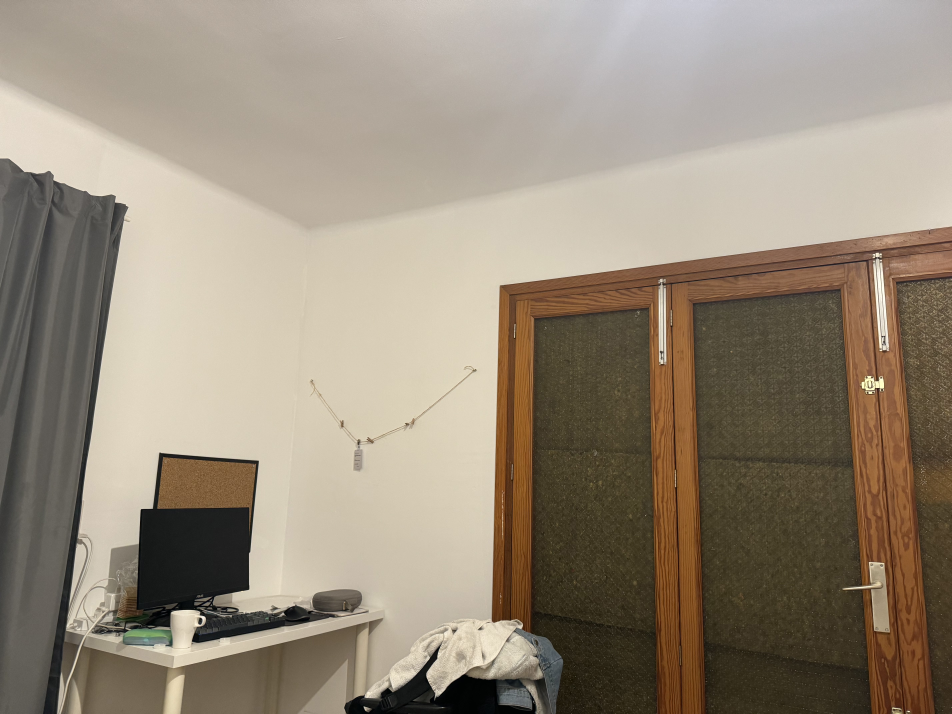
#> input picture data/room/left.jpg, 5712 x 4284 px (shown at 1/6 size); its folder holds 3 pictures in this run
$ python main.py
#> lines starting #> are read from the running program, lines starting #| are printed output that depends on the picture
### utils.py
from imutils import paths
import cv2
import numpy as np

def fetchImages(directory, downsize):
    """Fetch images from directory, resizing if specified. @param directory is the path containing images,
    @param downsize is True to reduce image size to a quarter, otherwise False."""
#> called with directory = 'data/room/', downsize = 0
    paths_list = sorted(list(paths.list_images(directory)))
    images_collected = []
    for path in paths_list:
        img = cv2.imread(path)
#> img is the input picture: shape (4284, 5712, 3); mean B, G, R 122.3, 139, 151.1
#> `images_list = img_utils.fetchImages(source_path, lower_resolution)`: images_list = 3 items
        if downsize:
            img = cv2.resize(img, (img.shape[1] // 4, img.shape[0] // 4))
        images_collected.append(img)
    return images_collected

### stitch.py
import cv2
import numpy as np
import features

# [63 lines left out: functions createBlendingMask, blendPanoramas, not called in this run]

def mergeImages(src_image, dst_image, display_steps=False):
    homography_matrix, _ = features.compute_homography(src_image, dst_image)

    src_height, src_width = src_image.shape[:2]
    dst_height, dst_width = dst_image.shape[:2]

    corners_src = np.float32([[0, 0], [0, src_height], [src_width, src_height], [src_width, 0]]).reshape(-1, 1, 2)
    corners_dst = np.float32([[0, 0], [0, dst_height], [dst_width, dst_height], [dst_width, 0]]).reshape(-1, 1, 2)

    try:
        corners_src_transformed = cv2.perspectiveTransform(corners_src, homography_matrix)
        all_corners = np.concatenate((corners_src_transformed, corners_dst), axis=0)

        [x_min, y_min] = np.int64(all_corners.min(axis=0).ravel() - 0.5)
        [_, y_max] = np.int64(all_corners.max(axis=0).ravel() + 0.5)
        translation = [-x_min, -y_min]

        if corners_src_transformed[0][0][0] < 0:
            merge_direction = "left"
            pano_width = dst_width + translation[0]
        else:
            merge_direction = "right"
            pano_width = int(corners_src_transformed[3][0][0])
        pano_height = y_max - y_min

        translation_matrix = np.array([[1, 0, translation[0]], [0, 1, translation[1]], [0, 0, 1]])
        warped_src_image = cv2.warpPerspective(src_image, translation_matrix.dot(homography_matrix), (pano_width, pano_height))

        resized_dst_image = np.zeros((pano_height, pano_width, 3))
        if merge_direction == "left":
            resized_dst_image[translation[1] : src_height + translation[1], translation[0] : dst_width + translation[0]] = dst_image
        else:
            resized_dst_image[translation[1] : src_height + translation[1], :dst_width] = dst_image

        blended_panorama, _, _, _ = blendPanoramas(resized_dst_image, warped_src_image, dst_width, merge_direction, display_steps=display_steps)
        cropped_panorama = trimPanorama(blended_panorama, dst_height, all_corners)
        return cropped_panorama, _, _, _
    except Exception:
        raise Exception("Error processing images. Please try another set of images.")

def stitchMultipleImages(images_list):
    mid_index = int(len(images_list) / 2 + 0.5)
#> mid_index = 2
    left_group = images_list[:mid_index]
#> left_group = 2 items
    right_group = images_list[mid_index - 1:]
#> right_group = 2 items
    right_group.reverse()

    while len(left_group) > 1:
        base_image = left_group.pop()
        merge_image = left_group.pop()
        left_merged, _, _, _ = mergeImages(merge_image, base_image)
        left_group.append(left_merged.astype("uint8"))
#> this loop made 1 pass
#> (src_height in mergeImages, src_width in mergeImages, dst_height in mergeImages) on pass 1: (4284, 5712, 4284)
#> pass 1, in detect_and_describe, `gray_img = cv2.cvtColor(image, cv2.COLOR_BGR2GRAY)`:
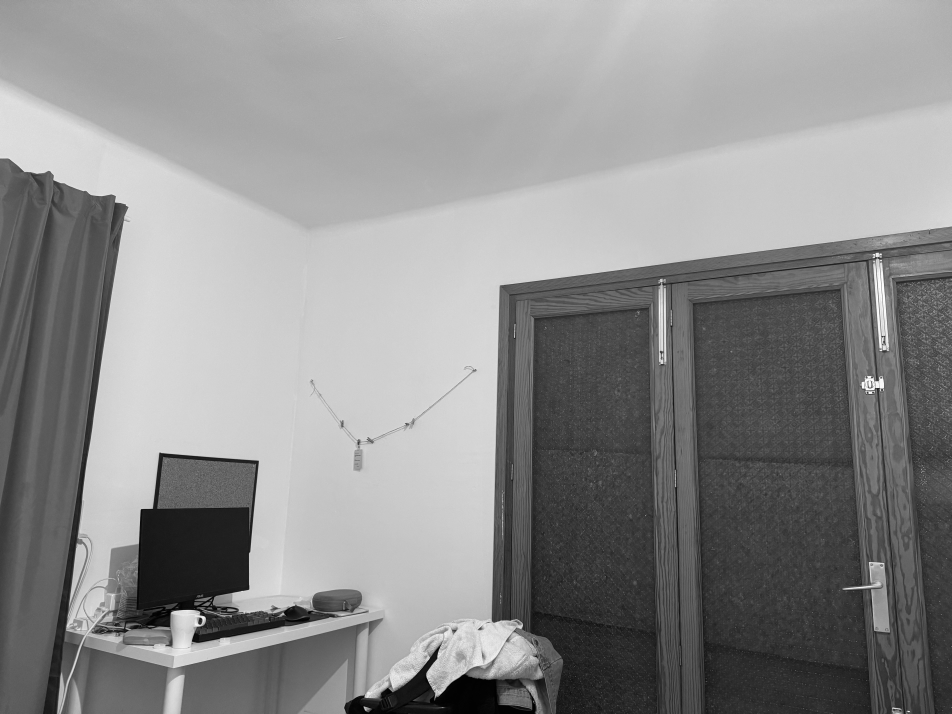
#> gray_img: shape (4284, 5712) (shown at 1/6 size); min 0, max 254, mean 140.8
#> pass 1, in detect_and_describe (call 2), `gray_img = cv2.cvtColor(image, cv2.COLOR_BGR2GRAY)`:
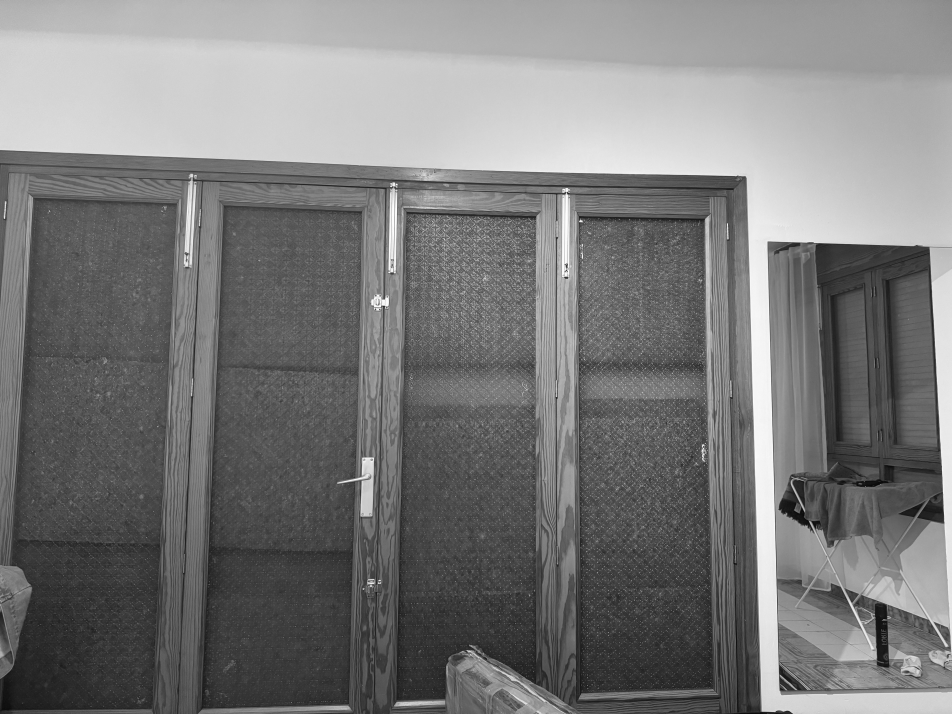
#> gray_img: shape (4284, 5712) (shown at 1/6 size); min 1, max 255, mean 121.7
#> after the loop, left_group = []

    while len(right_group) > 1:
        base_image = right_group.pop()
        merge_image = right_group.pop()
        right_merged, _, _, _ = mergeImages(merge_image, base_image)
        right_group.append(right_merged.astype("uint8"))

    if right_merged.shape[1] >= left_merged.shape[1]:
        final_panorama, _, _, _ = mergeImages(left_merged, right_merged)
    else:
        final_panorama, _, _, _ = mergeImages(right_merged, left_merged)
    return final_panorama

# [12 lines left out: function trimPanorama, not called in this run]

### features.py
import cv2
import numpy as np

def detect_and_describe(image, method="ORB"):
    """Detect and describe features in an image.
    Uses SURF, SIFT, or ORB algorithms based on the 'method' parameter.
    Returns the keypoints and descriptors of the image."""
    # Check if image depth is not CV_8U, then convert it to CV_8U
    if image.dtype != np.uint8:
        image = np.uint8(image)

    # Convert image to grayscale
    gray_img = cv2.cvtColor(image, cv2.COLOR_BGR2GRAY)

    # Choose the feature detection method
    if method == "SURF":
        detector = cv2.xfeatures2d.SURF_create()
    elif method == "SIFT":
        detector = cv2.xfeatures2d.SIFT_create()
    else:  # Default to ORB
        detector = cv2.ORB_create(nfeatures=3000)

    # Detect keypoints and compute descriptors
    kp, descriptors = detector.detectAndCompute(gray_img, None)
    descriptors = np.float32(descriptors)
    return kp, descriptors

def find_matches(descriptors1, descriptors2, ratio=0.75, method="FB"):
    """Match features between two sets of descriptors.
    Uses FlannBased or BruteForce matching based on the 'method' parameter.
    Applies Lowe's ratio test to filter matches. Returns the good matches."""
    if method == "BF":
        matcher = cv2.DescriptorMatcher_create("BruteForce")
    else:  # Default to FlannBased
        index_params = dict(algorithm=0, trees=5)
        search_params = dict(checks=50)
        matcher = cv2.FlannBasedMatcher(index_params, search_params)

    # Find the top 2 matches for each descriptor
    knn_matches = matcher.knnMatch(descriptors1, descriptors2, k=2)

    # Filter matches using the Lowe's ratio test
    good_matches = [m for m, n in knn_matches if m.distance < ratio * n.distance]
    if len(good_matches) <= 4:
        raise Exception("Not enough matches")
    return good_matches

def compute_homography(source_img, destination_img, ransac_thresh=5.0):
    """Compute the homography matrix between two images.
    Detects and matches features, then uses RANSAC to compute the homography."""
    src_kp, src_desc = detect_and_describe(source_img)
    dst_kp, dst_desc = detect_and_describe(destination_img)

    matches = find_matches(src_desc, dst_desc)

    src_pts = np.float32([src_kp[m.queryIdx].pt for m in matches]).reshape(-1, 1, 2)
    dst_pts = np.float32([dst_kp[m.trainIdx].pt for m in matches]).reshape(-1, 1, 2)

    H, status = cv2.findHomography(src_pts, dst_pts, cv2.RANSAC, ransac_thresh)
    return H, status.ravel().tolist()

### main.py
import cv2
import stitch as pano_stitch
import utils as img_utils
import os

# Set fixed paths for input and output
source_path = "data/room/"  # Update this to your source image directory
destination_path = "result/"    # Update this to your desired output directory
lower_resolution = 0  # Set to 1 to lower image resolution by 4x

# Load images from the specified directory
images_list = img_utils.fetchImages(source_path, lower_resolution)

# Stitch images to create a panorama
#> (the run stopped early here; a loop or call above may not have finished)
